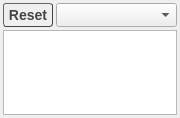
<?xml version="1.0" encoding="UTF-8"?>
<ui version="4.0">
 <class>HeadersView</class>
 <widget class="QWidget" name="HeadersView">
  <property name="geometry">
   <rect>
    <x>0</x>
    <y>0</y>
    <width>180</width>
    <height>118</height>
   </rect>
  </property>
  <property name="minimumSize">
   <size>
    <width>180</width>
    <height>0</height>
   </size>
  </property>
  <property name="windowTitle">
   <string>Form</string>
  </property>
  <layout class="QVBoxLayout" name="verticalLayout">
   <property name="spacing">
    <number>3</number>
   </property>
   <property name="leftMargin">
    <number>3</number>
   </property>
   <property name="topMargin">
    <number>3</number>
   </property>
   <property name="rightMargin">
    <number>3</number>
   </property>
   <property name="bottomMargin">
    <number>3</number>
   </property>
   <item>
    <layout class="QHBoxLayout" name="horizontalLayout">
     <property name="spacing">
      <number>3</number>
     </property>
     <item>
      <widget class="QToolButton" name="reset">
       <property name="sizePolicy">
        <sizepolicy hsizetype="Preferred" vsizetype="Fixed">
         <horstretch>0</horstretch>
         <verstretch>0</verstretch>
        </sizepolicy>
       </property>
       <property name="minimumSize">
        <size>
         <width>0</width>
         <height>24</height>
        </size>
       </property>
       <property name="maximumSize">
        <size>
         <width>50</width>
         <height>24</height>
        </size>
       </property>
       <property name="styleSheet">
        <string notr="true">QToolButton{
    border-style: outset;
    border-width: 1px;
    font: bold 14px;
    border-radius: 3px;
    color: #444444;
}
QToolButton:pressed {
	color: #999999;
}</string>
       </property>
       <property name="text">
        <string>Reset</string>
       </property>
      </widget>
     </item>
     <item>
      <widget class="QComboBox" name="filesChooser">
       <property name="sizePolicy">
        <sizepolicy hsizetype="Expanding" vsizetype="Fixed">
         <horstretch>0</horstretch>
         <verstretch>0</verstretch>
        </sizepolicy>
       </property>
       <property name="minimumSize">
        <size>
         <width>90</width>
         <height>24</height>
        </size>
       </property>
       <property name="maximumSize">
        <size>
         <width>16777215</width>
         <height>24</height>
        </size>
       </property>
       <property name="styleSheet">
        <string notr="true"/>
       </property>
       <property name="currentText">
        <string/>
       </property>
      </widget>
     </item>
    </layout>
   </item>
   <item>
    <widget class="QListView" name="view"/>
   </item>
  </layout>
 </widget>
 <resources/>
 <connections/>
</ui>
